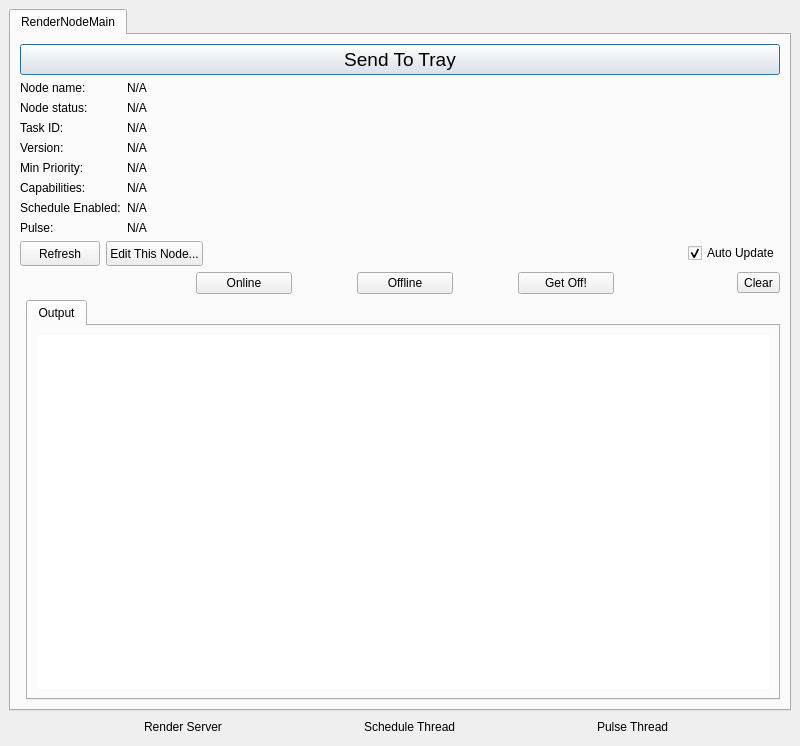
<?xml version="1.0" encoding="UTF-8"?>
<ui version="4.0">
 <class>RenderNodeMainWindow</class>
 <widget class="QMainWindow" name="RenderNodeMainWindow">
  <property name="geometry">
   <rect>
    <x>0</x>
    <y>0</y>
    <width>800</width>
    <height>746</height>
   </rect>
  </property>
  <property name="minimumSize">
   <size>
    <width>800</width>
    <height>746</height>
   </size>
  </property>
  <property name="maximumSize">
   <size>
    <width>800</width>
    <height>746</height>
   </size>
  </property>
  <property name="windowTitle">
   <string>RenderNodeMain</string>
  </property>
  <widget class="QWidget" name="centralwidget">
   <layout class="QFormLayout" name="formLayout">
    <property name="fieldGrowthPolicy">
     <enum>QFormLayout::AllNonFixedFieldsGrow</enum>
    </property>
    <item row="0" column="0" colspan="2">
     <widget class="QTabWidget" name="MainGroup">
      <property name="iconSize">
       <size>
        <width>0</width>
        <height>0</height>
       </size>
      </property>
      <property name="usesScrollButtons">
       <bool>false</bool>
      </property>
      <widget class="QWidget" name="RenderNodeMainTab">
       <attribute name="title">
        <string>RenderNodeMain</string>
       </attribute>
       <layout class="QFormLayout" name="formLayout_2">
        <property name="fieldGrowthPolicy">
         <enum>QFormLayout::AllNonFixedFieldsGrow</enum>
        </property>
        <item row="0" column="0" colspan="2">
         <widget class="QPushButton" name="trayButton">
          <property name="font">
           <font>
            <pointsize>14</pointsize>
            <weight>50</weight>
            <italic>false</italic>
            <bold>false</bold>
            <underline>false</underline>
            <kerning>true</kerning>
           </font>
          </property>
          <property name="text">
           <string>Send To Tray</string>
          </property>
          <property name="default">
           <bool>true</bool>
          </property>
         </widget>
        </item>
        <item row="1" column="0" colspan="2">
         <layout class="QFormLayout" name="formLayout_thisNodeLabels">
          <property name="fieldGrowthPolicy">
           <enum>QFormLayout::AllNonFixedFieldsGrow</enum>
          </property>
          <item row="0" column="0">
           <widget class="QLabel" name="nodeNameLabel_LABEL">
            <property name="text">
             <string>Node name:</string>
            </property>
           </widget>
          </item>
          <item row="0" column="1">
           <widget class="QLabel" name="nodeNameLabel">
            <property name="text">
             <string>N/A</string>
            </property>
           </widget>
          </item>
          <item row="1" column="0">
           <widget class="QLabel" name="nodeStatusLabel_LABEL">
            <property name="text">
             <string>Node status:</string>
            </property>
           </widget>
          </item>
          <item row="1" column="1">
           <widget class="QLabel" name="nodeStatusLabel">
            <property name="text">
             <string>N/A</string>
            </property>
           </widget>
          </item>
          <item row="2" column="0">
           <widget class="QLabel" name="taskIDLabelLabel">
            <property name="text">
             <string>Task ID:</string>
            </property>
           </widget>
          </item>
          <item row="2" column="1">
           <widget class="QLabel" name="taskIDLabel">
            <property name="text">
             <string>N/A</string>
            </property>
           </widget>
          </item>
          <item row="3" column="0">
           <widget class="QLabel" name="nodeVersionLabel_LABEL">
            <property name="text">
             <string>Version:</string>
            </property>
           </widget>
          </item>
          <item row="3" column="1">
           <widget class="QLabel" name="nodeVersionLabel">
            <property name="text">
             <string>N/A</string>
            </property>
           </widget>
          </item>
          <item row="4" column="0">
           <widget class="QLabel" name="minPriorityLabel_LABEL">
            <property name="text">
             <string>Min Priority:</string>
            </property>
           </widget>
          </item>
          <item row="4" column="1">
           <widget class="QLabel" name="minPriorityLabel">
            <property name="text">
             <string>N/A</string>
            </property>
           </widget>
          </item>
          <item row="5" column="0">
           <widget class="QLabel" name="capabilitiesLabel_LABEL">
            <property name="text">
             <string>Capabilities:</string>
            </property>
           </widget>
          </item>
          <item row="5" column="1">
           <widget class="QLabel" name="capabilitiesLabel">
            <property name="text">
             <string>N/A</string>
            </property>
           </widget>
          </item>
          <item row="6" column="0">
           <widget class="QLabel" name="weekSchedule_LABEL">
            <property name="text">
             <string>Schedule Enabled:</string>
            </property>
           </widget>
          </item>
          <item row="6" column="1">
           <widget class="QLabel" name="scheduleEnabled">
            <property name="text">
             <string>N/A</string>
            </property>
           </widget>
          </item>
          <item row="7" column="0">
           <widget class="QLabel" name="pulseLabel_LABEL">
            <property name="text">
             <string>Pulse:</string>
            </property>
           </widget>
          </item>
          <item row="7" column="1">
           <widget class="QLabel" name="pulseLabel">
            <property name="text">
             <string>N/A</string>
            </property>
           </widget>
          </item>
         </layout>
        </item>
        <item row="2" column="0" colspan="2">
         <layout class="QHBoxLayout" name="horizontalLayout_6">
          <item>
           <widget class="QPushButton" name="refreshButton">
            <property name="minimumSize">
             <size>
              <width>0</width>
              <height>25</height>
             </size>
            </property>
            <property name="text">
             <string>Refresh</string>
            </property>
            <property name="icon">
             <iconset>
              <normaloff>../assets/refresh.png</normaloff>../assets/refresh.png</iconset>
            </property>
            <property name="checkable">
             <bool>false</bool>
            </property>
           </widget>
          </item>
          <item>
           <widget class="QPushButton" name="editThisNodeButton">
            <property name="enabled">
             <bool>true</bool>
            </property>
            <property name="minimumSize">
             <size>
              <width>0</width>
              <height>25</height>
             </size>
            </property>
            <property name="text">
             <string>Edit This Node...</string>
            </property>
           </widget>
          </item>
          <item>
           <spacer name="horizontalSpacer_14">
            <property name="orientation">
             <enum>Qt::Horizontal</enum>
            </property>
            <property name="sizeHint" stdset="0">
             <size>
              <width>40</width>
              <height>20</height>
             </size>
            </property>
           </spacer>
          </item>
          <item>
           <widget class="QCheckBox" name="autoUpdateCheckBox">
            <property name="enabled">
             <bool>true</bool>
            </property>
            <property name="text">
             <string>Auto Update</string>
            </property>
            <property name="checked">
             <bool>true</bool>
            </property>
           </widget>
          </item>
         </layout>
        </item>
        <item row="3" column="0" colspan="2">
         <layout class="QHBoxLayout" name="buttonLayout">
          <item>
           <spacer name="horizontalSpacer_9">
            <property name="orientation">
             <enum>Qt::Horizontal</enum>
            </property>
            <property name="sizeHint" stdset="0">
             <size>
              <width>40</width>
              <height>20</height>
             </size>
            </property>
           </spacer>
          </item>
          <item>
           <spacer name="horizontalSpacer_11">
            <property name="orientation">
             <enum>Qt::Horizontal</enum>
            </property>
            <property name="sizeHint" stdset="0">
             <size>
              <width>40</width>
              <height>20</height>
             </size>
            </property>
           </spacer>
          </item>
          <item>
           <spacer name="horizontalSpacer">
            <property name="orientation">
             <enum>Qt::Horizontal</enum>
            </property>
            <property name="sizeHint" stdset="0">
             <size>
              <width>40</width>
              <height>20</height>
             </size>
            </property>
           </spacer>
          </item>
          <item>
           <widget class="QPushButton" name="onlineButton">
            <property name="minimumSize">
             <size>
              <width>96</width>
              <height>0</height>
             </size>
            </property>
            <property name="text">
             <string>Online</string>
            </property>
           </widget>
          </item>
          <item>
           <spacer name="horizontalSpacer_7">
            <property name="orientation">
             <enum>Qt::Horizontal</enum>
            </property>
            <property name="sizeHint" stdset="0">
             <size>
              <width>40</width>
              <height>20</height>
             </size>
            </property>
           </spacer>
          </item>
          <item>
           <widget class="QPushButton" name="offlineButton">
            <property name="minimumSize">
             <size>
              <width>96</width>
              <height>0</height>
             </size>
            </property>
            <property name="text">
             <string>Offline</string>
            </property>
           </widget>
          </item>
          <item>
           <spacer name="horizontalSpacer_8">
            <property name="orientation">
             <enum>Qt::Horizontal</enum>
            </property>
            <property name="sizeHint" stdset="0">
             <size>
              <width>40</width>
              <height>20</height>
             </size>
            </property>
           </spacer>
          </item>
          <item>
           <widget class="QPushButton" name="getoffButton">
            <property name="minimumSize">
             <size>
              <width>96</width>
              <height>0</height>
             </size>
            </property>
            <property name="text">
             <string>Get Off!</string>
            </property>
           </widget>
          </item>
          <item>
           <spacer name="horizontalSpacer_2">
            <property name="orientation">
             <enum>Qt::Horizontal</enum>
            </property>
            <property name="sizeHint" stdset="0">
             <size>
              <width>40</width>
              <height>20</height>
             </size>
            </property>
           </spacer>
          </item>
          <item>
           <spacer name="horizontalSpacer_12">
            <property name="orientation">
             <enum>Qt::Horizontal</enum>
            </property>
            <property name="sizeHint" stdset="0">
             <size>
              <width>40</width>
              <height>20</height>
             </size>
            </property>
           </spacer>
          </item>
          <item>
           <widget class="QToolButton" name="clearButton">
            <property name="text">
             <string>Clear</string>
            </property>
            <property name="checkable">
             <bool>false</bool>
            </property>
            <property name="popupMode">
             <enum>QToolButton::DelayedPopup</enum>
            </property>
            <property name="autoRaise">
             <bool>false</bool>
            </property>
           </widget>
          </item>
         </layout>
        </item>
        <item row="4" column="1">
         <widget class="QTabWidget" name="outputTabWidget">
          <widget class="QWidget" name="outputTab">
           <attribute name="title">
            <string>Output</string>
           </attribute>
           <layout class="QFormLayout" name="formLayout_3">
            <item row="0" column="0" colspan="2">
             <widget class="QTextEdit" name="outputTextEdit">
              <property name="minimumSize">
               <size>
                <width>0</width>
                <height>350</height>
               </size>
              </property>
              <property name="frameShape">
               <enum>QFrame::NoFrame</enum>
              </property>
              <property name="lineWidth">
               <number>0</number>
              </property>
              <property name="readOnly">
               <bool>true</bool>
              </property>
             </widget>
            </item>
           </layout>
          </widget>
         </widget>
        </item>
       </layout>
      </widget>
     </widget>
    </item>
    <item row="2" column="0" colspan="2">
     <layout class="QHBoxLayout" name="statusLayout">
      <item>
       <spacer name="horizontalSpacer_5">
        <property name="orientation">
         <enum>Qt::Horizontal</enum>
        </property>
        <property name="sizeHint" stdset="0">
         <size>
          <width>40</width>
          <height>20</height>
         </size>
        </property>
       </spacer>
      </item>
      <item>
       <widget class="QLabel" name="renderServerPixmap">
        <property name="text">
         <string/>
        </property>
        <property name="pixmap">
         <pixmap>../assets/status/notStarted.png</pixmap>
        </property>
       </widget>
      </item>
      <item>
       <widget class="QLabel" name="renderServerLabel">
        <property name="text">
         <string>Render Server</string>
        </property>
       </widget>
      </item>
      <item>
       <spacer name="horizontalSpacer_3">
        <property name="orientation">
         <enum>Qt::Horizontal</enum>
        </property>
        <property name="sizeHint" stdset="0">
         <size>
          <width>40</width>
          <height>20</height>
         </size>
        </property>
       </spacer>
      </item>
      <item>
       <widget class="QLabel" name="scheduleThreadPixmap">
        <property name="text">
         <string/>
        </property>
        <property name="pixmap">
         <pixmap>../assets/status/notStarted.png</pixmap>
        </property>
       </widget>
      </item>
      <item>
       <widget class="QLabel" name="scheduleThreadLabel">
        <property name="text">
         <string>Schedule Thread</string>
        </property>
       </widget>
      </item>
      <item>
       <spacer name="horizontalSpacer_4">
        <property name="orientation">
         <enum>Qt::Horizontal</enum>
        </property>
        <property name="sizeHint" stdset="0">
         <size>
          <width>40</width>
          <height>20</height>
         </size>
        </property>
       </spacer>
      </item>
      <item>
       <widget class="QLabel" name="pulseThreadPixmap">
        <property name="text">
         <string/>
        </property>
        <property name="pixmap">
         <pixmap>../assets/status/notStarted.png</pixmap>
        </property>
       </widget>
      </item>
      <item>
       <widget class="QLabel" name="pulseThreadLabel">
        <property name="text">
         <string>Pulse Thread</string>
        </property>
       </widget>
      </item>
      <item>
       <spacer name="horizontalSpacer_6">
        <property name="orientation">
         <enum>Qt::Horizontal</enum>
        </property>
        <property name="sizeHint" stdset="0">
         <size>
          <width>40</width>
          <height>20</height>
         </size>
        </property>
       </spacer>
      </item>
     </layout>
    </item>
   </layout>
  </widget>
 </widget>
 <resources/>
 <connections/>
</ui>
